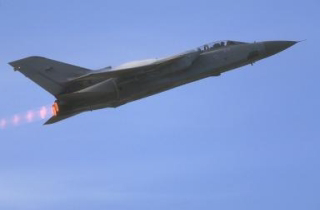
#> input picture OpenCV/과제2 사진 파일/airplane.bmp, 320 x 210 px, found by its file name
$ python '1-5 Gray scale로 변환 후 화소값 출력.py'
#> lines starting #> are read from the running program, lines starting #| are printed output that depends on the picture
import cv2 as cv

# 이미지 파일을 그레이스케일로 읽어옴
img_gray = cv.imread('airplane.bmp', cv.IMREAD_GRAYSCALE)
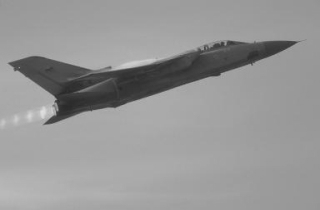
#> img_gray: shape (210, 320); min 40, max 224, mean 150.4

# 이미지가 제대로 읽어졌는지 확인
if img_gray is None:
    print('이미지를 읽을 수 없습니다')
    exit()

# 이미지의 높이와 너비를 가져옴
height, width = img_gray.shape[:2]
#> height = 210; width = 320

# 각 픽셀의 그레이스케일 화소값을 출력
print("Gray scale 이미지의 화소값 : ")
for y in range(height):
    for x in range(width):
        pixel_value = img_gray[y, x]
        print(f'픽셀 좌표 : ({x}, {y}), 화소값 : {pixel_value}')

# 이미지를 화면에 표시
cv.imshow('Grayscale Image', img_gray)
cv.waitKey(0)
cv.destroyAllWindows()
